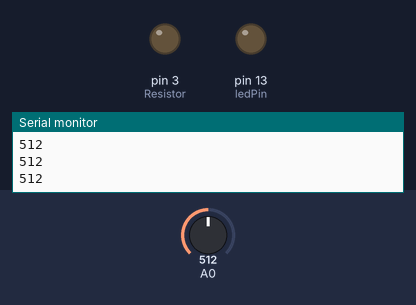
The sketch below on a simulated Arduino Uno, built with avr-gcc and run on an emulated ATmega328P. On the bench: output pins drawn as LEDs (lit = HIGH), the last lines printed to the serial monitor. The inputs (shaded band) are chosen by the test bench; at power-on: A0 = 512.

Above: at 1.2 s.
1.3 s: A0 set to 490
At 2.5 s:
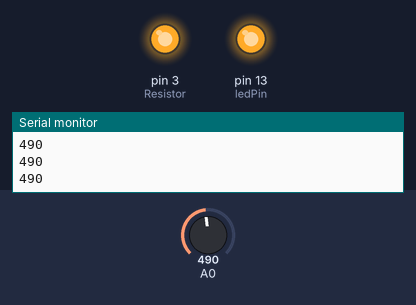
2.8 s: A0 set to 510
At 3.7 s:
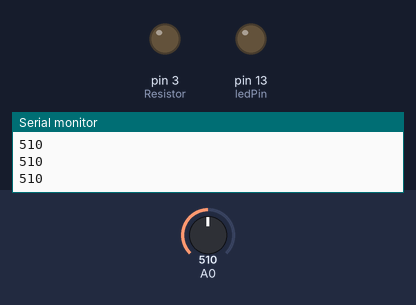
4.3 s: A0 set to 306
At 4.8 s:
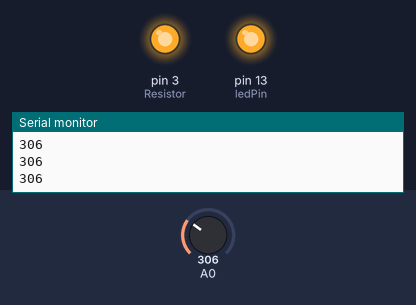
Timing chart, 0 to 7.3 s (numbered marks = the images above; inputs shaded):
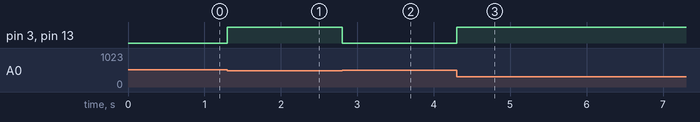

Measured:
- the behaviour switches between 500 and 499 on A0 (found by bisection; images 0 and 1)
- after the input at 1.3 s, pin 3 (Resistor), pin 13 (ledPin): LOW → HIGH at once
- after the input at 2.8 s, pin 3 (Resistor), pin 13 (ledPin): HIGH → LOW at once
- after the input at 4.3 s, pin 3 (Resistor), pin 13 (ledPin): LOW → HIGH at once

The sketch:

AGatesLab1.ino
```cpp
/*
 * TCES 455 - Lab 1
 * Andrew Gates
 * This lab controls the heat through a resistor by not allowing it to
 * get greater than or less than 5 degrees Celsius of room temperature.
 */


int ledPin = 13;
int Resistor = 3;

void setup()
{
  pinMode(ledPin, OUTPUT);
  pinMode(Resistor, OUTPUT);

  // initialize timer1
  noInterrupts();           // disable all interrupts
  TCCR1A = 0;
  TCCR1B = 0;
  TCNT1  = 0;

  OCR1A = 125;            // compare match register 16MHz/256/1khz
  TCCR1B |= (1 << WGM12);   // CTC mode
  TCCR1B |= (1 << CS10);    // 1024 prescaler 001
  TCCR1B |= (1 << CS11);    // 256 prescaler  100
  TIMSK1 |= (1 << OCIE1A);  // enable timer compare interrupt
  interrupts();             // enable all interrupts
  Serial.begin(9600);
}

// Timer compare interrupt service routine to control the signal to the resistor
ISR(TIMER1_COMPA_vect)
{
  int temp = analogRead(A0);
  if (temp < 500)
  {
    digitalWrite(ledPin, HIGH);
    digitalWrite(Resistor, HIGH);
  }
  else
  {
    digitalWrite(ledPin, LOW);
    digitalWrite(Resistor, LOW);
  }
  Serial.println(temp);
}

void loop()
{

}
```
